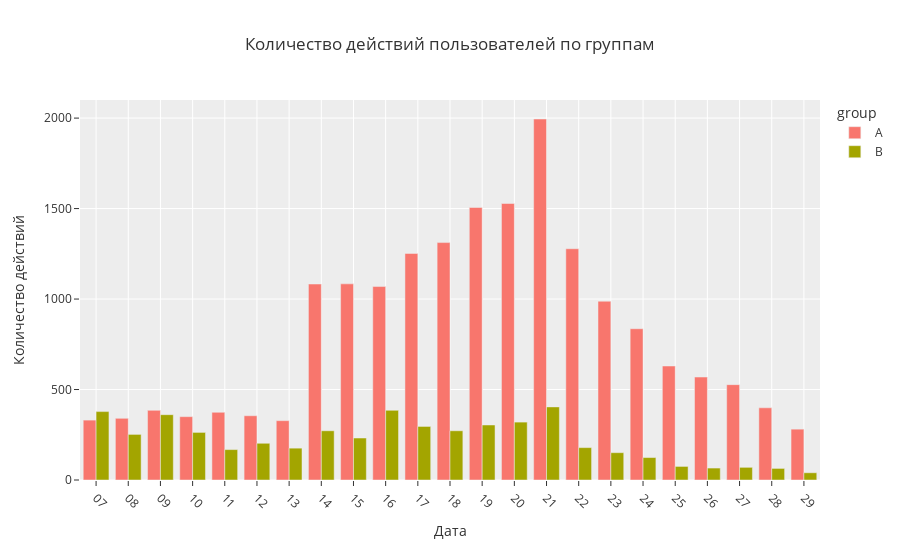

The code cell stored with this chart in its notebook:
### Code cell
fig = px.bar(events_count_by_group, 
             y='count', 
             x= 'day_of_december', 
             title = 'Количество действий пользователей по группам', 
             template = 'ggplot2',
             color = 'group', barmode='group'
             )
fig.update_layout(yaxis_title = 'Количество действий',
                 xaxis_title = 'Дата'
                 )
fig.update_xaxes(tickangle=45)
fig.update_traces(hovertemplate = 'День : %{x} <br>Количество: %{y}')

fig.show()

### Figure 1 — Plotly figure (JSON) as saved in the notebook; plotly's stock layout.template omitted (floating-point values rounded to 4 significant figures)
{"data": [{"alignmentgroup": "True", "hovertemplate": "День : %{x} <br>Количество: %{y}", "legendgroup": "A", "marker": {"color": "#F8766D", "pattern": {"shape": ""}}, "name": "A", "offsetgroup": "A", "orientation": "v", "showlegend": true, "textposition": "auto", "type": "bar", "x": ["07", "08", "09", "10", "11", "12", "13", "14", "15", "16", "17", "18", "19", "20", "21", "22", "23", "24", "25", "26", "27", "28", "29"], "xaxis": "x", "y": [331, 341, 385, 350, 374, 355, 328, 1083, 1084, 1069, 1252, 1312, 1506, 1528, 1995, 1278, 988, 836, 630, 569, 527, 399, 281], "yaxis": "y"}, {"alignmentgroup": "True", "hovertemplate": "День : %{x} <br>Количество: %{y}", "legendgroup": "B", "marker": {"color": "#A3A500", "pattern": {"shape": ""}}, "name": "B", "offsetgroup": "B", "orientation": "v", "showlegend": true, "textposition": "auto", "type": "bar", "x": ["07", "08", "09", "10", "11", "12", "13", "14", "15", "16", "17", "18", "19", "20", "21", "22", "23", "24", "25", "26", "27", "28", "29"], "xaxis": "x", "y": [378, 252, 361, 263, 168, 203, 176, 272, 232, 385, 296, 272, 304, 320, 404, 179, 151, 124, 75, 66, 70, 64, 40], "yaxis": "y"}], "layout": {"barmode": "group", "legend": {"title": {"text": "group"}, "tracegroupgap": 0}, "title": {"text": "Количество действий пользователей по группам"}, "xaxis": {"anchor": "y", "domain": [0, 1], "tickangle": 45, "title": {"text": "Дата"}}, "yaxis": {"anchor": "x", "domain": [0, 1], "title": {"text": "Количество действий"}}}}
